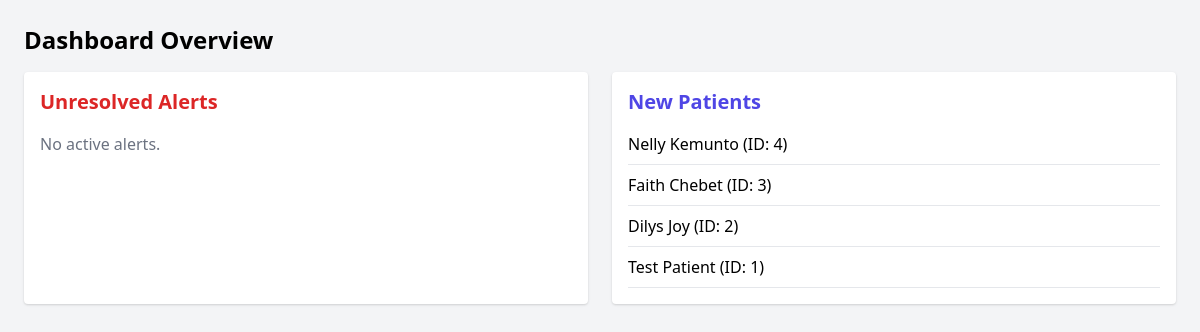
The page /staff/dashboard/content (signed in) on the database its author committed.
### tables this page shows
CREATE TABLE patients (
            patient_id INTEGER PRIMARY KEY AUTOINCREMENT,
            name TEXT NOT NULL,
            contact_info TEXT,
            staff_id INTEGER DEFAULT 1,
            is_active TINYINT DEFAULT 1,
            lifeline_status TINYINT DEFAULT 0,
            heart_rate_min INT DEFAULT 50,
            heart_rate_max INT DEFAULT 100,
            bp_systolic_max INT DEFAULT 140,
            bp_diastolic_max INT DEFAULT 90,
            glucose_max DECIMAL(5,2) DEFAULT 180.00,
            clinical_status TEXT DEFAULT 'Monitoring', 
            symptoms TEXT,
            lab_results TEXT,
            test_interpretation TEXT,
            treatment_plan TEXT,
            pharmacy_notes TEXT,
            last_diagnosis_summary TEXT,
            clinical_decision TEXT,
            decision_justification TEXT
        );

### app.py (the view)
@app.route('/staff/dashboard/content')
@login_required
def main_dashboard_content():
    db = get_db_connection()
    patients = db.execute("SELECT * FROM patients ORDER BY patient_id DESC LIMIT 10").fetchall()
    alerts = db.execute("""
        SELECT a.*, p.name
        FROM alerts a
        JOIN patients p ON a.patient_id = p.patient_id
        WHERE a.is_resolved = 0
        ORDER BY a.timestamp DESC LIMIT 5
    """).fetchall()
    db.close()
    return render_template('main_dashboard_content.html', patients=patients, alerts=alerts)

### app.py (called while the page is built)
def get_db_connection():
    conn = sqlite3.connect(DATABASE_FILE)
    conn.row_factory = sqlite3.Row
    return conn

@login_manager.user_loader
def load_user(user_id):
    db = get_db_connection()
    user_data = db.execute('SELECT * FROM users WHERE id = ?', (user_id,)).fetchone()
    db.close()
    if user_data:
        return User(user_data['id'], user_data['username'], user_data['password_hash'], user_data['role'])
    return None

### templates/main_dashboard_content.html
<!DOCTYPE html>
<html>
<head>
    <link href="https://cdn.jsdelivr.net/npm/tailwindcss@2.2.19/dist/tailwind.min.css" rel="stylesheet">
</head>
<body class="bg-gray-100 p-6">
    <h1 class="text-2xl font-bold mb-4">Dashboard Overview</h1>
    <div class="grid grid-cols-1 md:grid-cols-2 gap-6">
        <div class="bg-white p-4 rounded shadow">
            <h2 class="text-xl font-semibold mb-2 text-red-600">Unresolved Alerts</h2>
            <ul>
                {% for alert in alerts %}
                <li class="border-b py-2">{{ alert.name }}: {{ alert.message }}</li>
                {% else %}
                <li class="py-2 text-gray-500">No active alerts.</li>
                {% endfor %}
            </ul>
        </div>
        <div class="bg-white p-4 rounded shadow">
            <h2 class="text-xl font-semibold mb-2 text-indigo-600">New Patients</h2>
            <ul>
                {% for patient in patients %}
                <li class="border-b py-2">{{ patient.name }} (ID: {{ patient.patient_id }})</li>
                {% endfor %}
            </ul>
        </div>
    </div>
</body>
</html>

### rows shown on the page
patients: name "Nelly Kemunto", patient_id "4"
patients: name "Faith Chebet", patient_id "3"
patients: name "Dilys Joy", patient_id "2"
patients: name "Test Patient", patient_id "1"
